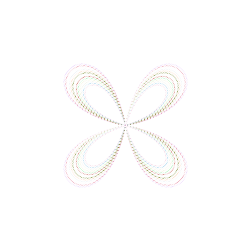
Frame 1 (no input)
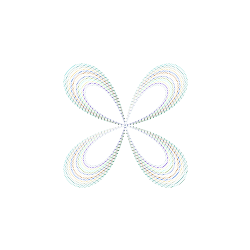
Frame 60 (the mouse pressed at the canvas centre just before this capture)
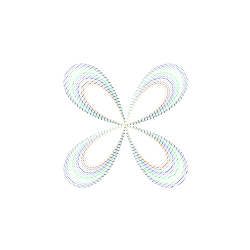
Frame 120 (the mouse held since frame 60 and released just before this capture)

The Processing sketch that drew these frames (run headless with seeded random() and noise(); from frame 60 on, the mouse is pressed at the canvas centre):

// Processing sketch: processing_19706
// ── processing_19706.pde

void setup(){
  size(250, 250);
  background(255);
  smooth();
}

void draw(){
  // line
  for(int x = 0; x < 50; x += 4)
  {
  fill(255);
  stroke(random(255), random(255), random(255), random(255));
  bezier(125, 125, 100, x, x, 100, 125, 125);
  
  bezier(125, 125, 150, x, 250-x, 100, 125, 125);
  
  bezier(125, 125, x, 150, 100, 250-x, 125, 125);
  
  bezier(125, 125, 250-x, 150, 150, 250-x, 125, 125);
  }
  
  for(int x = 0; x < 200; x += 3)
  {
  noFill();
  stroke(255);
  ellipse(125, 125, x, x);
  }
}
